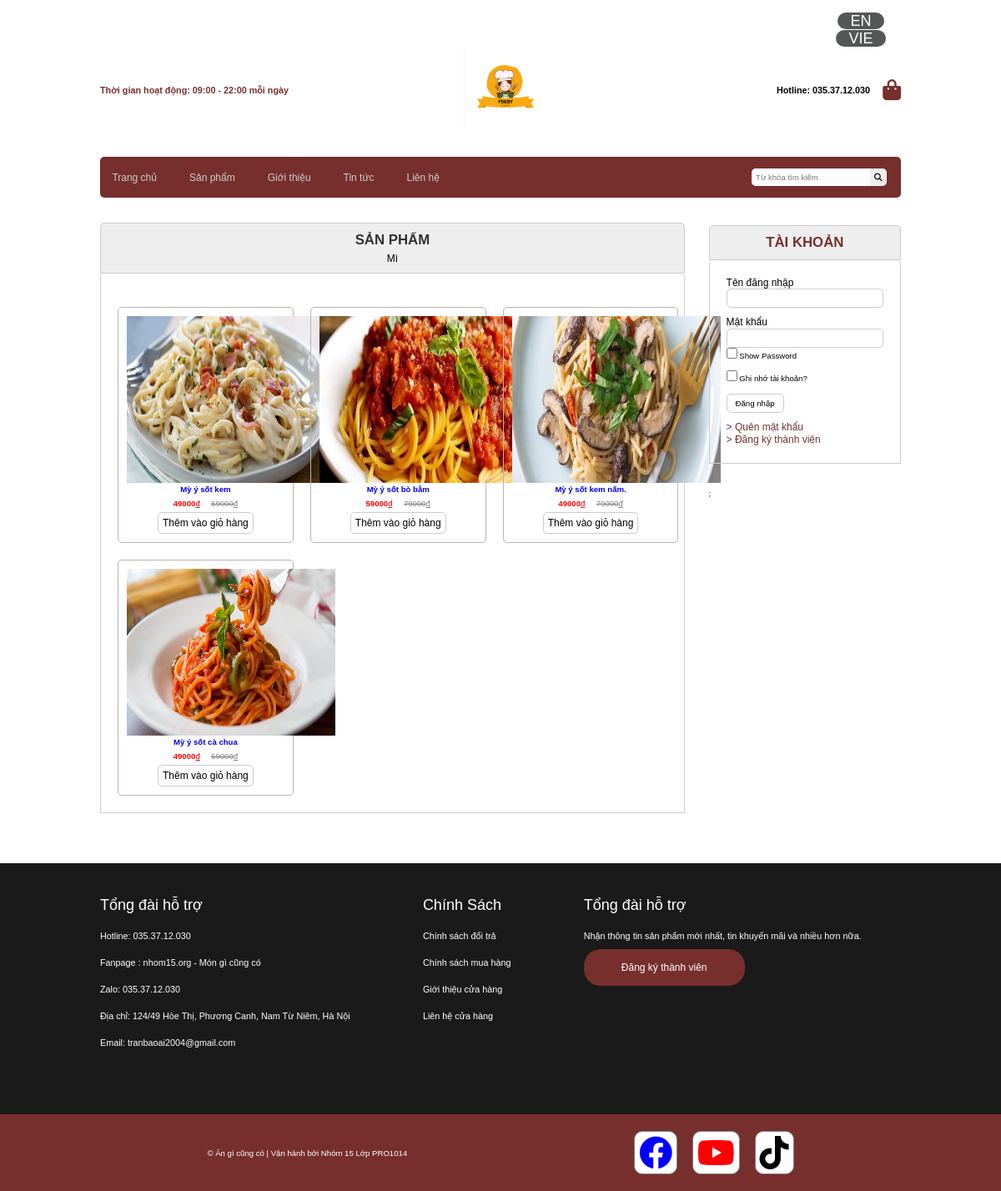
The page /index.php?act=sanpham&iddm=25 on the database its author committed.
### tables this page shows
CREATE TABLE `danhmuc` (
  `id` int(10) NOT NULL,
  `name` varchar(255) NOT NULL
);

CREATE TABLE `sanpham` (
  `id` int(10) NOT NULL,
  `name` varchar(255) NOT NULL,
  `price` double NOT NULL DEFAULT 10.2,
  `price_old` double NOT NULL DEFAULT 10.2,
  `img` varchar(255) DEFAULT NULL,
  `mota` text DEFAULT NULL,
  `luotxem` int(11) NOT NULL DEFAULT 0,
  `iddm` int(10) NOT NULL
);

### model/pdo.php (called while the page is built, shortened)
<?php
function pdo_get_connection(){
    $dburl = "mysql:host=localhost;dbname=duan;charset=utf8";
    $username = 'root';
    $password = '';
    $conn = new PDO($dburl, $username, $password);
    $conn->setAttribute(PDO::ATTR_ERRMODE, PDO::ERRMODE_EXCEPTION);
    return $conn;
}
function pdo_query($sql){
    $sql_args = array_slice(func_get_args(), 1);
    try{
        $conn = pdo_get_connection();
        $stmt = $conn->prepare($sql);
        $stmt->execute($sql_args);
        $rows = $stmt->fetchAll();
        return $rows;
    }
    catch(PDOException $e){
        throw $e;
    }
    finally{
        unset($conn);
    }
}
function pdo_query_one($sql){
    $sql_args = array_slice(func_get_args(), 1);
    try{
        $conn = pdo_get_connection();
        $stmt = $conn->prepare($sql);
        $stmt->execute($sql_args);
        $row = $stmt->fetch(PDO::FETCH_ASSOC);
        return $row;
    }
    catch(PDOException $e){
        throw $e;
    }
    finally{
        unset($conn);
    }
}

### model/sanpham.php (called while the page is built, shortened)
<?php
    function hh_all(){
        $sql = "select * from sanpham";
        return pdo_query($sql);
    }
    function loadall_sanpham($kyw="",$iddm=0){
        $sql = "select * from sanpham where 1";
        if($iddm > 0){
            $sql.=" and iddm = '".$iddm."'";
        }
        $sql.=" order by id";
        $listsanpham =pdo_query($sql);
        return $listsanpham;
    }
    function load_ten_dm($iddm){
        if($iddm >0){
            $sql = "select * from danhmuc where id =".$iddm;
            $dm=pdo_query_one($sql);
            extract($dm);
            return $name;
        }else{
            return "";
        }
    }
?>

### global.php (called while the page is built)
<?php
    $img_path = "upload/" ;
?>

### view/sanpham.php (the view)
<div class="row mb" >
<div class="menu-main mb">
                <?php include "menu-main.php"?>
            </div>
            <div class="boxtrai1 mr">
                <div class="row mb">
                        <div class="boxtitle">
                            <h1 class="spct text-size">SẢN PHẨM</h1>
                            <p class="spct text-size1"><?=$tendm?></p>
                        </div>
                        <div class="boxcontent row">
                            <div class="boxsp1">
                                <?php
                                    foreach ($dssp as $sp){
                                        extract($sp);
                                        $linksp = "index.php?act=sanphamct&idsp=".$id;
                                        $hinh  = $img_path.$img;
                                        echo '
                                        <a href="'.$linksp.'" class="boxsp">
                                            <div class="sp9">
                                                <img class="sp9-anh"   src="'.$hinh.'" alt="">
                                                <h1>'.$name.'</h1>
                                                <div style="display: flex;justify-content: center;align-items: center;">
                                                    <p><b>'.$price.'</b><ins>đ</ins></p> &nbsp  &nbsp  &nbsp
                                                    <p style="color:gray"><del>'.$price_old.'</del><ins>đ</ins></p>
                                                </div>
                                            </div>
                                            <form action="index.php?act=addtocart" method="post">
                                                <input type="hidden" name="id" value="'.$id.'">
                                                <input type="hidden" name="name" value="'.$name.'">
                                                <input type="hidden" name="img" value="'.$img.'">
                                                <input type="hidden" name="soluong" value="1">
                                                <input type="hidden" name="price" value="'.$price.'">
                                                <input type="submit" name="addtocart" id="addtocart" value="Thêm vào giỏ hàng" style="font-size: 1vw;">
                                            </form>
                                        </a>
                                        ';
                                    }
                                ?>
                            </div>
                        </div>
                    </div>
                </div>
                <div class="boxphai">
                    <?php include "boxright.php"?>;
                </div>
        </div>

### view/css/style.css (style rules this page uses)
* { box-sizing: border-box; margin: 0; padding: 0 ; font-family: sans-serif; font-size: 0.8vw; }
.row { float: left; width: 100%; }
.mb { margin-bottom: 30px; }
.text-size { font-size: 1.4vw; }
.text-size1 { font-size: 1vw; color: black; margin-top: 5px; }
.sp9-anh { width: 250px; height: 200px; }
.mr { margin-right: 2%; }
.boxtrai1 { float: left; width: 73%; }
.boxphai { float: right; width: 24%; }
.boxtitle { color: #333; padding: 10px; background-color: #EEE; border-top-left-radius: 5px; border-top-right-radius: 5px; border: 1px solid #CCC; }
.boxcontent { border-left: 1px solid #CCC; border-right: 1px solid #CCC; border-bottom: 1px solid #CCC; border-top-left-radius: 5px; border-top-right-radius: 5px; min-height: 200px; padding: 20px; }
.boxsp1 { display: grid; grid-template-columns: repeat(3, 32%); grid-column-gap: 20px; }
.boxsp { border: 1px solid rgb(186, 179, 179); border-radius: 5px; padding: 10px; margin-top: 20px; text-align: center; text-decoration: none; }
.boxsp p { font-size: 0.9vw; color: red; margin: 5px 0; }
#addtocart { padding: 5px; border-radius: 5px; border: none; background-color: white; border: 1px solid #CCC; }
.menu-main { background-color: #772f2d; border-radius: 5px; display: flex; justify-content: space-between; align-items: center; padding: 0.1vw; }
.spct { text-align: center; }

### rows shown on the page
danhmuc: name "Mì"
sanpham: img (picture), name "Mỳ ý sốt kem", price "49000", price_old "69000"
sanpham: img (picture), name "Mỳ ý sốt bò bằm", price "59000", price_old "79000"
sanpham: img (picture), name "Mỳ ý sốt kem nấm.", price "49000", price_old "79000"
sanpham: img (picture), name "Mỳ ý sốt cà chua", price "49000", price_old "69000"
